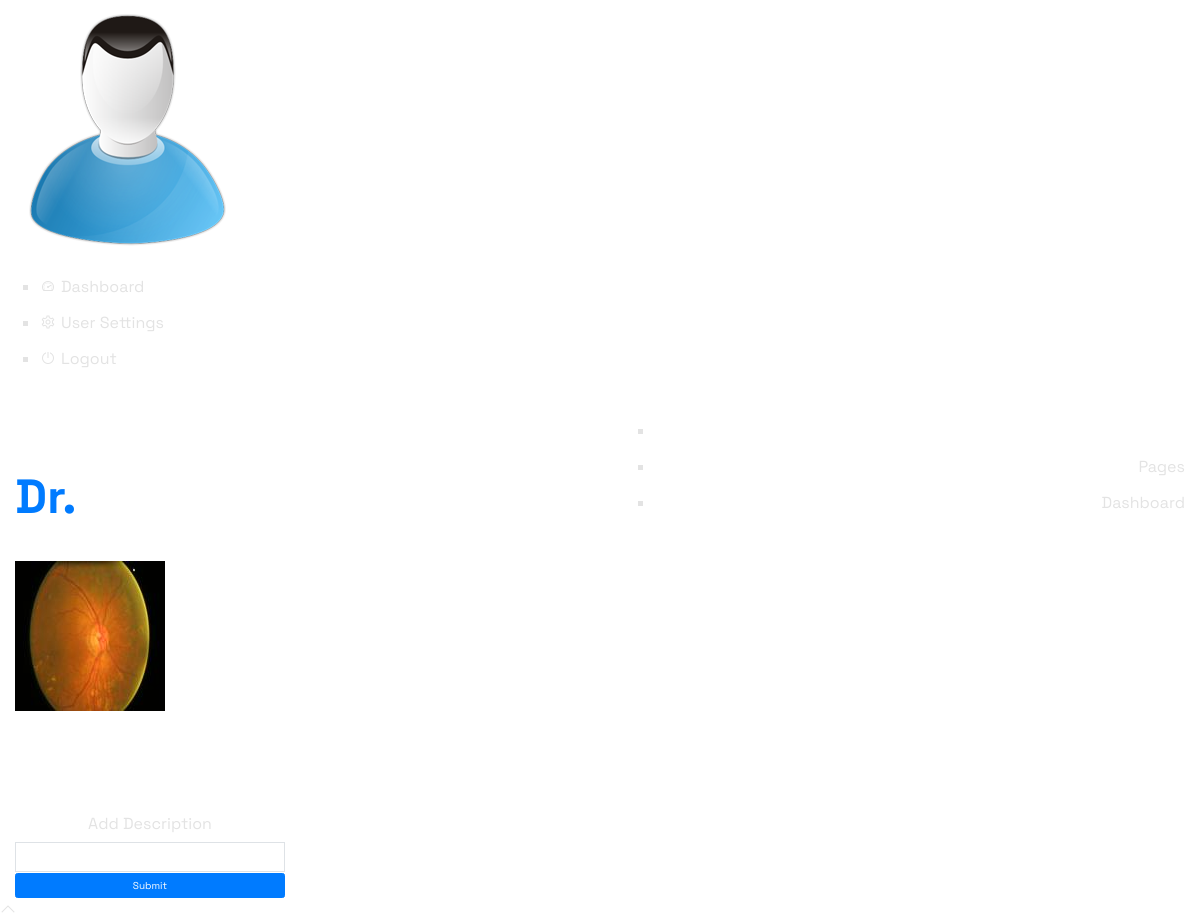
The app's page /doctor/dashboard/ (lower part), older data.
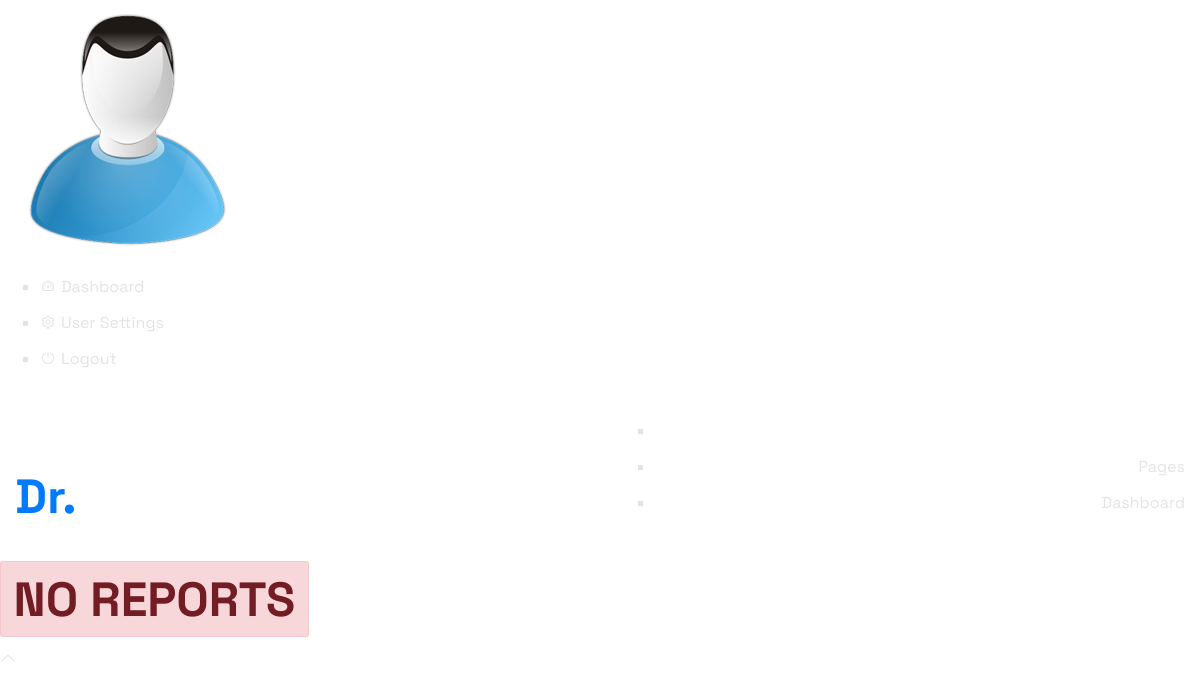
The same page, newer data.
### website/models.py (models this page shows)
class AI_Response(models.Model):
    image = models.ImageField(upload_to='images', null=True, blank=True, help_text='AI Response Image')
    result = models.CharField(max_length=100)
    value = models.CharField(max_length=100)
    description = models.CharField(max_length=200, default=None, null=True)
    userId = models.ForeignKey(User, on_delete=models.CASCADE)
    def __str__(self):
        return f"AI Response ID {self.id}"

### doctor/views.py (the view, shortened to what this page needs)
# urls.py: path('doctor/dashboard/', DashboardView, name="dashboard"),
def DashboardView(request):
    latest_responses = AI_Response.objects.filter(description=None).order_by('-id')
    template_name = 'doctor/dashboard.html'
    context = {"responses": latest_responses}
    print(context)
    return render(request, template_name, context)

### doctor/templates/doctor/dashboard.html (shortened to what this page needs)
{% extends 'doctor/base.html' %}
{% load static %}
{% block content %}
<div class="dashboard-content-wrap">
    <div class="dashboard-bread dashboard-bread-2">
        <div class="container-fluid">
            <div class="row align-items-center">
                <div class="col-lg-6">
                    <div class="breadcrumb-content">
                        <div class="section-heading">
                            <h2 class="sec__title font-size-30 text-white">Welcome!</h2>
                            <h2 class="sec__title font-size-30 text-primary">Dr. {{user.first_name|capfirst}}</h2>
                        </div>
                    </div>
                </div>
                <div class="col-lg-6">
                    <div class="breadcrumb-list text-right">
                        <ul class="list-items">
                            <li><a href="{% url 'home' %}" class="text-white">Home</a></li>
                            <li>Pages</li>
                            <li>Dashboard</li>
                        </ul>
                    </div>
                </div>
            </div>
            <div class="row mt-4">
                {% if responses %}
                {% for report in responses%}
                <div class="col-lg-3">
                    <img src="{{report.image.url}}">
                    <h5>Value : {{report.value}}</h5>
                    <h5>Result : {{report.result}}</h5>
                    <form action="." method="POST" class="mt-3">
                        <div class="mt-2 text-center">
                        <label style="font-Size:16px">Add Description</label> <br>
                        <input type="text" name="description" class="border" required>
                        <button class="btn btn-primary mx-auto" type="submit">Submit</button>
                        </div>
                    </form>
                </div>
                {% endfor %}
                {% else %}
                <h2 class="alert alert-danger text-center">NO REPORTS</h2>
                {% endif %}
            </div>
        </div>
    </div>
</div>
{% endblock %}

Row changes from the older to the newer data that the page shows:
removed AI_Response: image (picture)
Text that changed along with them:
text now shown: "NO REPORTS"
